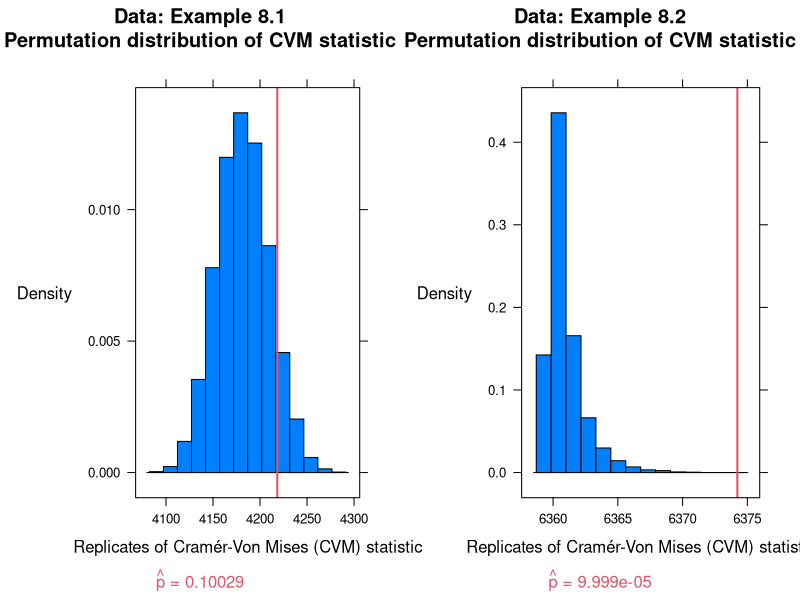
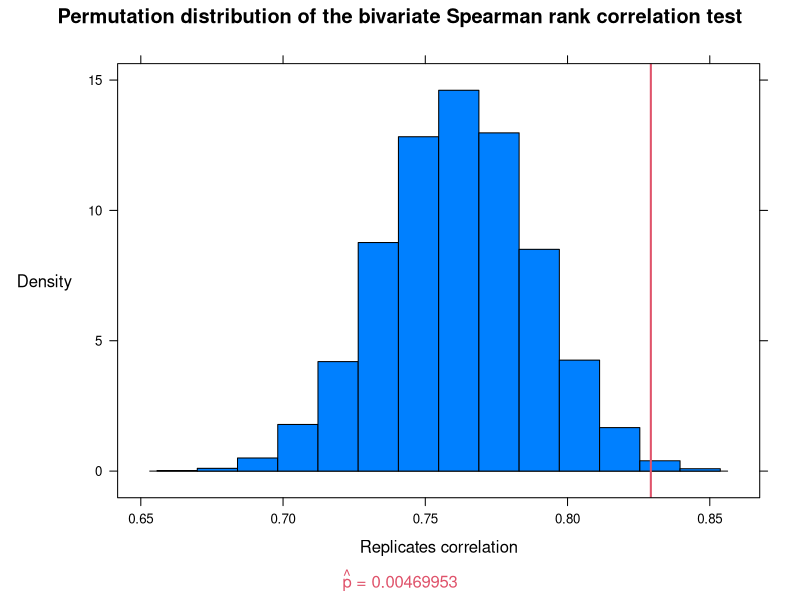
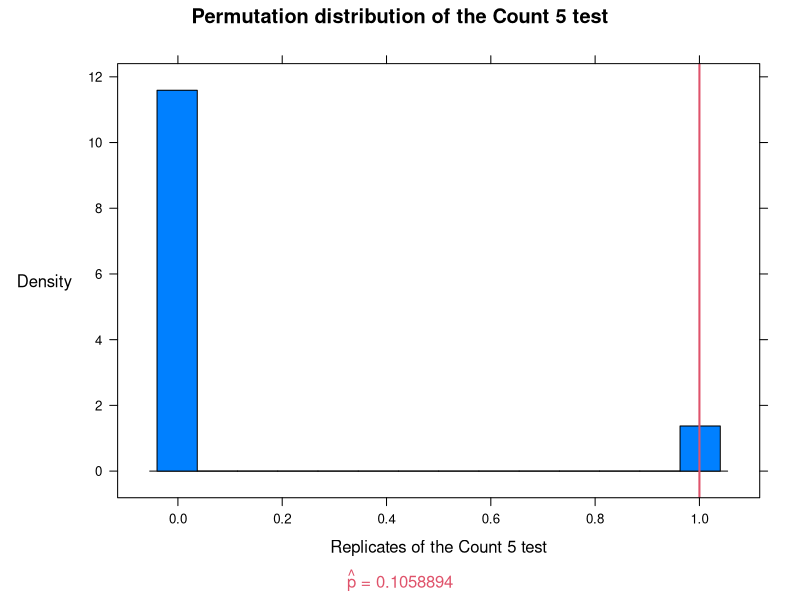
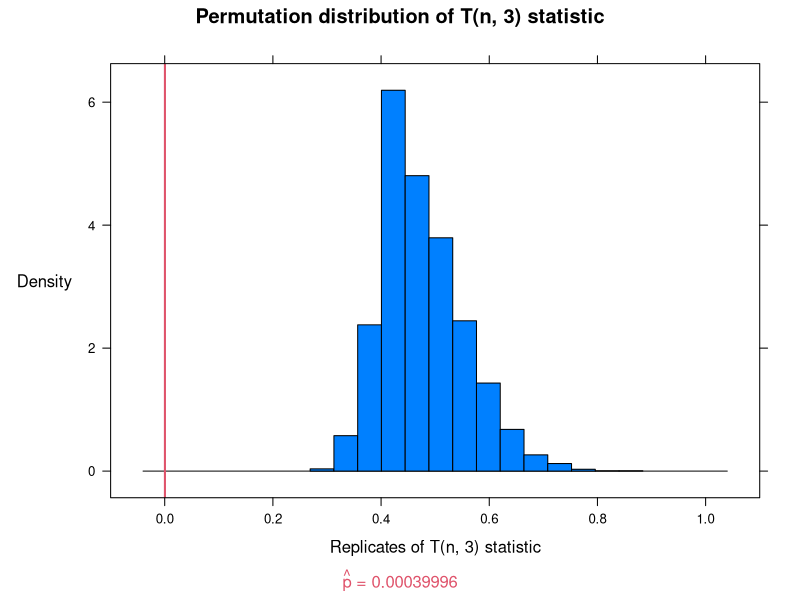

Source code (R) for these figures, in order:
## ---- chunk 1
# <r code> =========================================================== #
library(knitr)

opts_chunk$set(cache=TRUE
               , cache.path="cache/"
               , fig.path="iBagens/"
               , dpi=100
               , fig.align="center"
               , comment=NA
               , warning=FALSE
               , error=FALSE
               , message=FALSE)

options(width=100)
# </r code> ========================================================== #
## ---- chunk 2
# <r code> =========================================================== #
data("chickwts")

## Packages
library(latticeExtra)

## function: two-sample Cramér-von Mises test for equal distributions
cvm <- function(x, y, data){
  r <- 10000 # Permutation samples
  reps <- vector("numeric", r)
  n <- length(x)
  m <- length(y)
  v.n <- vector("numeric", n) # Replication vectors
  v1.n <- vector("numeric", n)
  v.m <- vector("numeric", m)
  v1.m <- vector("numeric", m)
  z <- c(x, y)
  N <- length(z)
  for (i in 1:n) v.n[i] <- ( x[i] - i )**2
  for (j in 1:m) v.m[j] <- ( y[j] - j )**2
  # Test statistic
  reps_0 <- ( (n * sum(v.n) + m * sum(v.m)) / (m * n * N) ) -
    (4 * m * n - 1) / (6 * N)
  for (k in 1:r) { # Permautation samples
    w <- sample(N, size = n, replace = FALSE)
    x1 <- sort( z[ w] )
    y1 <- sort( z[-w] )
    for (i in 1:n) { v1.n[i] <- ( x1[i] - i )**2 }
    for (j in 1:m) { v1.m[j] <- ( y1[j] - j )**2 }
    reps[k] <- ( (n * sum(v1.n) + m * sum(v1.m)) / (m * n * N) ) -
      (4 * m * n - 1) / (6 * N)
  }
  p <- mean( c(reps_0, reps) >= reps_0 )
  return(
    histogram(c(reps_0, reps) # Histogram
              , type = "density"
              , col = "#0080ff"
              , xlab = "Replicates of Cramér-Von Mises (CVM) statistic"
              , ylab = list(rot = 0)
              , main = paste0(
                "Data: ", data, "\n"
                , "Permutation distribution of CVM statistic")
              , sub = list(substitute(paste(hat(p), " = ",pvalue)
                                      , list(pvalue = p))
                           , col = 2)
              , panel = function(...){
                panel.histogram(...)
                panel.abline(v = reps_0, col = 2, lwd = 2)
              })
  )
}
## Data: Example 8.1
x <- with(chickwts, sort(as.vector(weight[feed == "soybean"])))
y <- with(chickwts, sort(as.vector(weight[feed == "linseed"])))

cvm_8.1 <- cvm(x, y, "Example 8.1")

## Data: Example 8.2
x <- with(chickwts, sort(as.vector(weight[feed == "sunflower"])))
y <- with(chickwts, sort(as.vector(weight[feed == "linseed"])))

cvm_8.2 <- cvm(x, y, "Example 8.2")

## Results
print(cvm_8.1, position = c(0, 0, .5, 1), more = TRUE)
print(cvm_8.2, position = c(.5, 0, 1, 1))
# </r code> ========================================================== #
## ---- chunk 3
# <r code> =========================================================== #
data("iris")

## Dataset
z <- as.matrix(iris[1:50, 1:4])
x <- (z[ , 1:2])
y <- (z[ , 3:4])

cor(x,y, method = "spearman")

cor.test(x, y, method = "spearman", exact = FALSE)$estimate

## Packages
library(boot)

## function: bivariate Spearman rank correlation test for independence
spear.cor <- function(z) {
  rho.est <- function(z, i) { # Test statistic
    x <- z[ , 1:2] 
    y <- z[i, 3:4]
    return(cor.test(x, y, method = "spearman", exact = FALSE)$estimate)
  }
  perm <- boot(data = z # 10000 permutation samples
               , statistic = rho.est
               , sim = "permutation"
               , R = 10000)
  p <- with(perm, mean( c(t, t0) >= t0 )) # p-value
  return(
    histogram(with(perm, c(t, t0)) # Histogram
              , type = "density"
              , col = "#0080ff"
              , xlab = "Replicates correlation"
              , ylab = list(rot = 0)
              , main = paste(
                "Permutation distribution of the bivariate Spearman",
                "rank correlation test")
              , sub = list(substitute(paste(hat(p), " = ",pvalue)
                                      , list(pvalue = p))
                           , col = 2)
              , panel = function(...){
                panel.histogram(...)
                panel.abline(v = perm$t0, col = 2, lwd = 2)
              })
  )
}
spear.cor(z)
# </r code> ========================================================== #
## ---- chunk 4
# <r code> =========================================================== #
## Dataset
n_1 <- 20 # Defining the sample sizes
n_2 <- 30
x <- rnorm(n_1, 0, 5)
y <- rnorm(n_2, 0, 5)

## function: permutation test for equal variance based
##           on the maximum number of extreme points
count5 <- function(x, y) {
  count5test <- function(x, y) { # Test statistic
    X <- x - mean(x)
    Y <- y - mean(y)
    outx <- sum(X > max(Y)) + sum(X < min(Y))
    outy <- sum(Y > max(X)) + sum(Y < min(X))
    # Return 1 (reject) or 0 (do not reject H_{0})
    return( as.integer( max(c(outx, outy) ) > 5) )
  }
  r <- 10000 # Permutation samples
  z <- c(x, y)
  n <- length(z)
  reps <- vector("numeric", r)
  t0 <- count5test(x, y)
  for (i in 1:r){ # Permutation test
    k = sample(n, size = length(x), replace = FALSE)
    reps[i] = count5test(z[k], z[-k])
  }
  p <-
    ifelse(t0 == 0, mean( c(t0, reps) > t0 ), mean( c(t0, reps) >= t0 ))
  return(
    histogram(c(t0, reps) # Histogram
              , type = "density"
              , col = "#0080ff"
              , xlab = "Replicates of the Count 5 test"
              , ylab = list(rot = 0)
              , main = "Permutation distribution of the Count 5 test"
              , sub = list(substitute(paste(hat(p), " = ",pvalue)
                                      , list(pvalue = p))
                           , col = 2)
              , panel = function(...){
                panel.histogram(...)
                panel.abline(v = t0, col = 2, lwd = 2)
              })
  )
}
count5(x, y)
# </r code> ========================================================== #
## ---- chunk 5
# <r code> =========================================================== #
data("chickwts")

## Dataset
x <- with(chickwts, as.vector(weight[feed == "sunflower"]))
y <- with(chickwts, as.vector(weight[feed == "linseed"]))
z <- cbind( c(x, y), rep(0, length(c(x, y))) )

## Packages
library(boot)
library(FNN)
library(latticeExtra)

## function: r^{th} -nearest neighbors test for equal distributions
my.knn <- function(z, nn) {
  t_n.i <- function(z, nn, i) {
    n_g <- nrow(z) / 2 # length x and length y
    n <- nrow(z)
    z <- z[i, ]
    z <- cbind(z, rep(0, n))
    knn <- get.knn(z, k = nn) # Obtaining the k nearest neighbors
    n_1 <- knn$nn.index[1:n_g, ]       # Dividing x
    n_2 <- knn$nn.index[(n_g + 1):n, ] # and y
    i_1 <- sum(n_1 < n_g + .5) # Obtaining the sum of
    i_2 <- sum(n_2 > n_g + .5) # the indicator functions
    return( (i_1 + i_2) / (nn * n) ) # Test statistic
  }
  perm <- boot(data = z # 10000 permutation samples
               , statistic = t_n.i
               , sim = "permutation"
               , R = 10000
               , nn = 3)
  p <- with(perm, mean( c(t, t0) >= t0 )) # p-value
  return(
    histogram(with(perm, c(t, t0)) # Histogram
              , type = "density"
              , col = "#0080ff"
              , xlim = c(-.1, 1.1)
              , xlab = paste0("Replicates of T(n, ", nn, ") statistic")
              , ylab = list(rot = 0)
              , main = paste0("Permutation distribution of T(n, "
                              , nn, ") statistic")
              , sub = list(substitute(paste(hat(p), " = ", pvalue)
                                      , list(pvalue = p))
                           , col = 2)
              , panel = function(...){
                panel.histogram(...)
                panel.abline(v = p, col = 2, lwd = 2)
              })
  )
}
my.knn(z, 3) # k (or r) nearest neighbors = 3
# </r code> ========================================================== #
